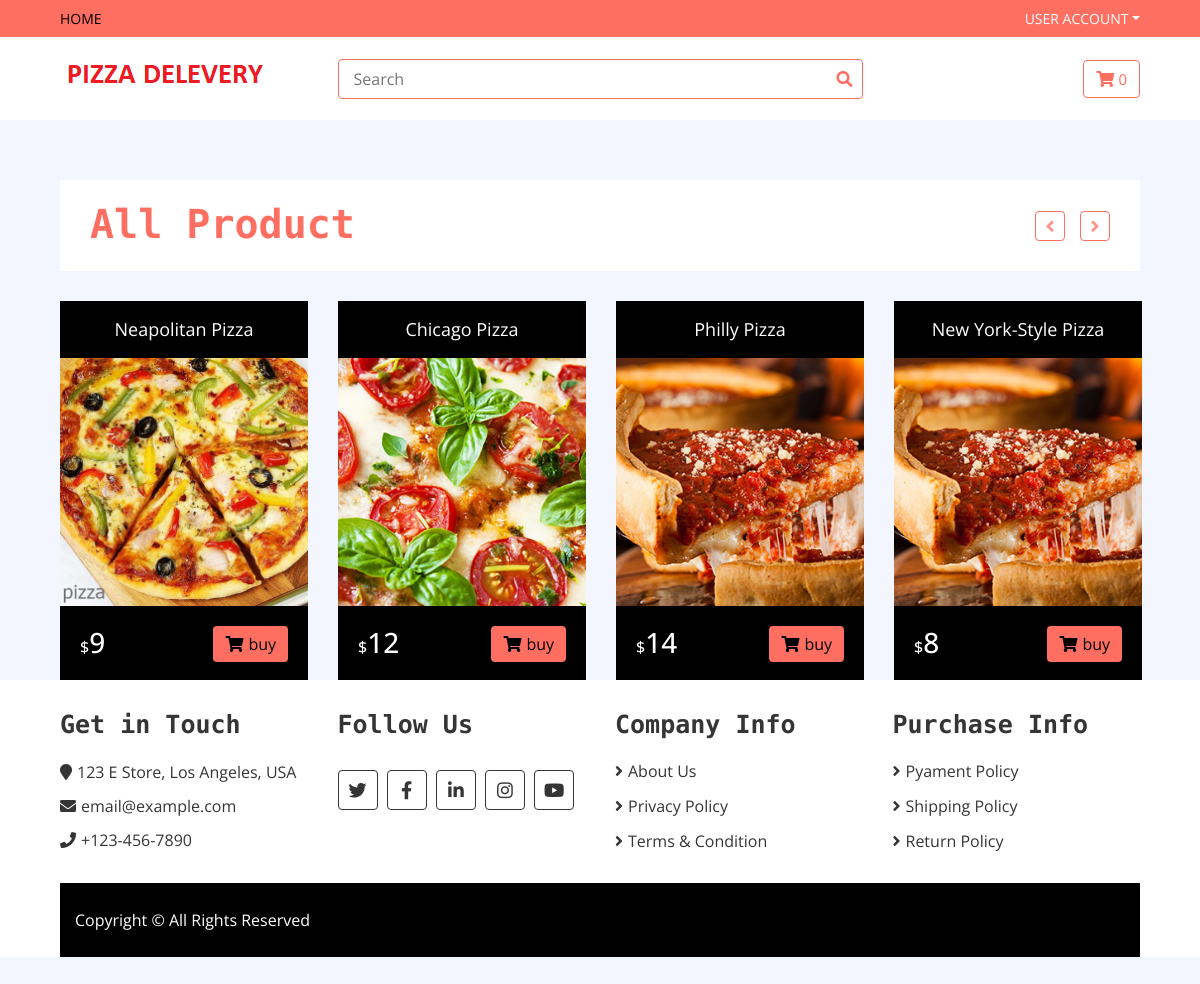
The page / on the database its author committed.
### main.py (models this page shows)
class Products(db.Model):
    id = db.Column(db.Integer, primary_key=True)
    name = db.Column(db.String(255), nullable=False)
    price = db.Column(db.Integer, nullable=False)
    description = db.Column(db.String(50000), nullable=False)
    toping = db.Column(db.String(50000))
    photo = db.Column(db.String(255), nullable=False)
    order_items = db.relationship("Order_item", backref="products", lazy=True)

### main.py (the view)
@app.route("/")
def index():
    product = Products.query.all()
    return render_template("product_page.html", product=product)

### templates/product_page.html (shortened to what this page needs)
<!DOCTYPE html>
<html lang="en">
    <head>
        <link href="https://stackpath.bootstrapcdn.com/bootstrap/4.4.1/css/bootstrap.min.css" rel="stylesheet">
        <link href="https://cdnjs.cloudflare.com/ajax/libs/font-awesome/5.10.0/css/all.min.css" rel="stylesheet">
        <link href={{url_for("static",filename="lib/slick/slick.css")}} rel="stylesheet">
        <link href={{url_for("static",filename="lib/slick/slick-theme.css")}} rel="stylesheet">
        <link href={{url_for("static",filename="css/style.css")}} rel="stylesheet">
    </head>
    <body>
        <div class="nav">
            <div class="container-fluid">
                <nav class="navbar navbar-expand-md bg-dark navbar-dark">
                    <div class="collapse navbar-collapse justify-content-between" id="navbarCollapse">
                        <div class="navbar-nav mr-auto">
                            <a href="/" class="nav-item nav-link active">Home</a>
                        </div>
                        <div class="navbar-nav ml-auto">
                            <div class="nav-item dropdown">
                                <a href="#" class="nav-link dropdown-toggle" data-toggle="dropdown">User Account</a>
                            </div>
                        </div>
                    </div>
                </nav>
            </div>
        </div>
        <div class="bottom-bar">
            <div class="container-fluid">
                <div class="row align-items-center">
                    <div class="col-md-3">
                        <div class="logo">
                            <a href="/">
                                <img src={{url_for("static",filename="img/logo.png")}} alt="Logo">
                            </a>
                        </div>
                    </div>
                    <div class="col-md-6">
                        <div class="search">
                            <input type="text" placeholder="Search">
                            <button><i class="fa fa-search"></i></button>
                        </div>
                    </div>
                    <div class="col-md-3">
                        <div class="user">
                            <a href="/cart" class="btn cart">
                                <i class="fa fa-shopping-cart"></i>
                                <span>{{session['cart']|length}}</span>
                            </a>
                        </div>
                    </div>
                </div>
            </div>
        </div>
        <div class="featured-product product">
            <div class="container-fluid">
                <div class="section-header">
                    <h1>All Product</h1>
                </div>
                <div class="row align-items-center product-slider product-slider-4">
                   {%for product in product%}
                    <div class="col-lg-3">
                        <div class="product-item">
                            <div class="product-title">
                                <a href="#">{{product.name}}</a>
                            </div>
                            <div class="product-image">
                                <a href="/product_details/{{product.id}}">
                                    <img src={{url_for("static",filename="img/"+product.photo)}} alt="Product Image">
                                </a>
                            </div>
                            <div class="product-price">
                                <h3><span>$</span>{{product.price}}</h3>
                                <a class="btn" href="/product_details/{{product.id}}"><i class="fa fa-shopping-cart"></i>buy</a>
                            </div>
                        </div>
                    </div>
                    {%endfor%}
            </div>
        </div>
        <div class="footer">
            <div class="container-fluid">
                <div class="row">
                    <div class="col-lg-3 col-md-6">
                        <div class="footer-widget">
                            <h2>Get in Touch</h2>
                            <div class="contact-info">
                                <p><i class="fa fa-map-marker"></i>123 E Store, Los Angeles, USA</p>
                                <p><i class="fa fa-envelope"></i>email@example.com</p>
                                <p><i class="fa fa-phone"></i>+123-456-7890</p>
                            </div>
                        </div>
                    </div>
                    <div class="col-lg-3 col-md-6">
                        <div class="footer-widget">
                            <h2>Follow Us</h2>
                            <div class="contact-info">
                                <div class="social">
                                    <a href=""><i class="fab fa-twitter"></i></a>
                                    <a href=""><i class="fab fa-facebook-f"></i></a>
                                    <a href=""><i class="fab fa-linkedin-in"></i></a>
                                    <a href=""><i class="fab fa-instagram"></i></a>
                                    <a href=""><i class="fab fa-youtube"></i></a>
                                </div>
                            </div>
                        </div>
                    </div>
                    <div class="col-lg-3 col-md-6">
                        <div class="footer-widget">
                            <h2>Company Info</h2>
                            <ul>
                                <li><a href="#">About Us</a></li>
                                <li><a href="#">Privacy Policy</a></li>
                                <li><a href="#">Terms & Condition</a></li>
                            </ul>
                        </div>
                    </div>
                    <div class="col-lg-3 col-md-6">
                        <div class="footer-widget">
                            <h2>Purchase Info</h2>
                            <ul>
                                <li><a href="#">Pyament Policy</a></li>
                                <li><a href="#">Shipping Policy</a></li>
                                <li><a href="#">Return Policy</a></li>
                            </ul>
                        </div>
                    </div>
                </div>
        <div class="footer-bottom">
            <div class="container">
                <div class="row">
                    <div class="col-md-6 copyright">
                        <p>Copyright &copy; All Rights Reserved</p>
                    </div>
                    <div class="col-md-6 template-by">
                    </div>
                </div>
            </div>
        </div>
    </body>
</html>

### static/css/style.css (style rules this page uses)
body { color: #353535; font-family: 'Open Sans', sans-serif; font-weight: 400; background: #f3f6ff; }
a { color: #FF6F61; }
h1 { font-family: 'Source Code Pro', monospace; font-weight: 900; }
h2 { font-family: 'Source Code Pro', monospace; font-weight: 700; }
@media (min-width: 992px) { .container-fluid { padding-right: 60px; padding-left: 60px; } }
.btn { color: #FF6F61; background: #ffffff; border: 1px solid #FF6F61; }
.nav { position: relative; }
@media (min-width: 992px) { .nav .container-fluid { padding-left: 52px; padding-right: 52px; } }
.nav .navbar { height: 100%; padding: 0; }
@media (min-width: 768px) { .nav, .nav .navbar { background: #FF6F61 !important; } }
@media (min-width: 768px) { .nav .navbar-dark a.nav-link { color: #ffffff; font-size: 14px; text-transform: uppercase; } }
@media (min-width: 768px) { .nav .navbar-dark a.nav-link:hover, .nav .navbar-dark a.nav-link.active { color: #000000; } }
.bottom-bar { padding: 15px 0; background: #ffffff; margin-bottom: 30px; }
.bottom-bar .logo { text-align: left; overflow: hidden; }
.bottom-bar .logo a img { max-height: 60px; }
.bottom-bar .search { width: 100%; }
.bottom-bar .search input[type=text] { width: 100%; height: 40px; padding: 0 15px; color: #666666; border: 1px solid #FF6F61; border-radius: 4px; }
.bottom-bar .search button { position: absolute; width: 40px; height: 38px; top: 1px; right: 16px; padding: 0 15px; border: none; background: none; color: #FF6F61; border-radius: 0 2px 2px 0; }
.bottom-bar .user { font-size: 0; text-align: right; }
.bottom-bar .user .cart i, .bottom-bar .user .wishlist i { color: #FF6F61; }
.bottom-bar .user .cart span, .bottom-bar .user .wishlist span { color: #FF6F61; font-size: 15px; }
@media (min-width: 768px) { .bottom-bar { max-height: 90px; } }
.product-item { position: relative; }
.product-item .product-title { padding: 15px; text-align: center; background: #000000; transition: all .3s; }
.product-item .product-title a, .product-item .product-title .ratting { position: relative; width: 100%; }
.product-item .product-title a { margin-bottom: 5px; color: #ffffff; font-size: 18px; }
.product-item .product-image { position: relative; overflow: hidden; }
.product-item .product-image a { display: block; background: #ffffff; transition: .3s; }
.product-item .product-image img { width: 100%; transition: all .3s; }
.product-item .product-price { padding: 20px; background: #000000; transition: all .3s; }
.product-item .product-price h3 { display: inline-block; color: #ffffff; margin: 0; }
.product-item .product-price h3 span { font-size: 16px; }
.product-item .product-price .btn { float: right; border: none; color: #000000; background: #FF6F61; }
.product-item .product-price .btn i { margin-right: 5px; }
.featured-product { position: relative; padding: 30px 0; }
.product .section-header { margin-bottom: 30px; padding: 20px 30px 15px 30px; color: #FF6F61; background: #ffffff; }
.footer { position: relative; padding: 30px 0 0 0; background: #ffffff; }
.footer .footer-widget { position: relative; width: 100%; margin-bottom: 30px; }
.footer .footer-widget h2 { font-size: 25px; white-space: nowrap; margin-bottom: 20px; }
.footer .footer-widget ul { margin: 0; padding: 0; list-style: none; }
.footer .footer-widget ul li { margin-bottom: 12px; }
.footer .footer-widget ul li:last-child { margin-bottom: 0; }
.footer .footer-widget ul li a { color: #353535; white-space: nowrap; display: block; line-height: 23px; transition: all .3s; }
.footer .footer-widget ul li a::before { content: '\f105'; font-family: 'Font Awesome 5 Free'; font-weight: 900; padding-right: 5px; }
.footer .contact-info p { margin-bottom: 10px; font-size: 16px; }
.footer .contact-info p i { margin-right: 5px; }
.footer .social { position: relative; width: 100%; }
.footer .social a { display: inline-block; margin: 10px 5px 0 0; width: 40px; height: 40px; padding: 6px 0; text-align: center; font-size: 18px; color: #353535; border: 1px solid #353535; border-radius: 4px; transition: all .3s; }
.footer-bottom { position: relative; padding: 25px 0; background: #000000; }
.footer-bottom .copyright { text-align: left; }
.footer-bottom .template-by { text-align: right; }
.footer-bottom .copyright p, .footer-bottom .template-by p { color: #ffffff; font-weight: 400; margin: 0; }

### rows shown on the page
Products: name "Neapolitan Pizza", photo (picture), price "9"
Products: name "Chicago Pizza", photo (picture), price "12"
Products: name "Philly Pizza", photo (picture), price "14"
Products: name "New York-Style Pizza", photo (picture), price "8"

### other values the page prints
{{ session['cart']|length }} "0"
